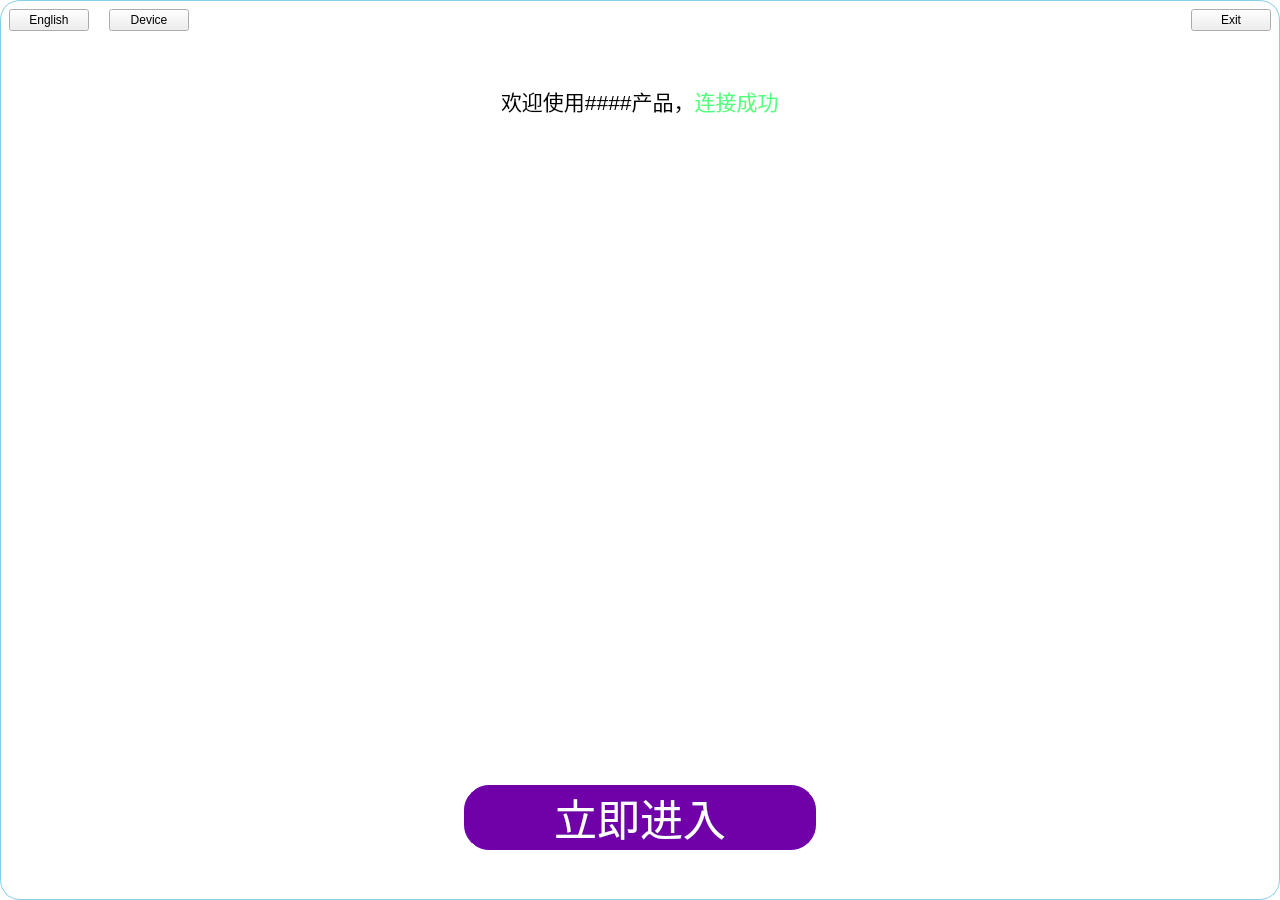
<?xml version="1.0" encoding="UTF-8"?>
<ui version="4.0">
 <class>MainWindow</class>
 <widget class="QMainWindow" name="MainWindow">
  <property name="geometry">
   <rect>
    <x>0</x>
    <y>0</y>
    <width>1280</width>
    <height>900</height>
   </rect>
  </property>
  <property name="font">
   <font>
    <family>Microsoft YaHei UI</family>
   </font>
  </property>
  <property name="windowTitle">
   <string>MainWindow</string>
  </property>
  <property name="styleSheet">
   <string notr="true">QMainWindow#MainWindow{background-color: rgb(255, 255, 255); border:1px solid skyblue; border-radius: 20px; }
</string>
  </property>
  <widget class="QWidget" name="centralwidget">
   <layout class="QVBoxLayout" name="verticalLayout" stretch="0,0,0,1,0">
    <property name="spacing">
     <number>20</number>
    </property>
    <property name="bottomMargin">
     <number>50</number>
    </property>
    <item>
     <layout class="QHBoxLayout" name="horizontalLayout">
      <item>
       <widget class="QPushButton" name="pushButtonLang">
        <property name="text">
         <string>English</string>
        </property>
       </widget>
      </item>
      <item>
       <widget class="QPushButton" name="pushButtonDevice">
        <property name="text">
         <string>Device</string>
        </property>
       </widget>
      </item>
      <item>
       <spacer name="horizontalSpacer">
        <property name="orientation">
         <enum>Qt::Orientation::Horizontal</enum>
        </property>
        <property name="sizeHint" stdset="0">
         <size>
          <width>40</width>
          <height>20</height>
         </size>
        </property>
       </spacer>
      </item>
      <item>
       <widget class="QPushButton" name="pushButtonExit">
        <property name="text">
         <string>Exit</string>
        </property>
        <property name="icon">
         <iconset resource="res.qrc">
          <normaloff>:/images/Wrong.png</normaloff>:/images/Wrong.png</iconset>
        </property>
       </widget>
      </item>
     </layout>
    </item>
    <item alignment="Qt::AlignmentFlag::AlignHCenter">
     <widget class="QLabel" name="labelFlag">
      <property name="text">
       <string/>
      </property>
      <property name="pixmap">
       <pixmap resource="res.qrc">:/images/AkkoFlag.png</pixmap>
      </property>
     </widget>
    </item>
    <item alignment="Qt::AlignmentFlag::AlignHCenter">
     <widget class="QLabel" name="label">
      <property name="text">
       <string>&lt;html&gt;&lt;head/&gt;&lt;body&gt;&lt;p&gt;&lt;span style=&quot; font-size:16pt;&quot;&gt;欢迎使用####产品，&lt;/span&gt;&lt;span style=&quot; font-size:16pt; color:#55ff7f;&quot;&gt;连接成功&lt;/span&gt;&lt;/p&gt;&lt;/body&gt;&lt;/html&gt;</string>
      </property>
     </widget>
    </item>
    <item alignment="Qt::AlignmentFlag::AlignHCenter">
     <widget class="QLabel" name="labelKeyboard">
      <property name="text">
       <string/>
      </property>
      <property name="pixmap">
       <pixmap resource="res.qrc">:/images/Akko-Kb0.png</pixmap>
      </property>
     </widget>
    </item>
    <item alignment="Qt::AlignmentFlag::AlignHCenter">
     <widget class="QPushButton" name="pushButtonEnter">
      <property name="minimumSize">
       <size>
        <width>352</width>
        <height>62</height>
       </size>
      </property>
      <property name="font">
       <font>
        <pointsize>32</pointsize>
        <bold>false</bold>
       </font>
      </property>
      <property name="styleSheet">
       <string notr="true">color:white;
border: 1px solid rgb(112, 0, 168);
border-radius:25px;
background-color: rgb(112, 0, 168);

                min-width: 350px;
                min-height: 60px;</string>
      </property>
      <property name="text">
       <string>立即进入</string>
      </property>
     </widget>
    </item>
   </layout>
  </widget>
 </widget>
 <resources>
  <include location="res.qrc"/>
 </resources>
 <connections/>
</ui>
